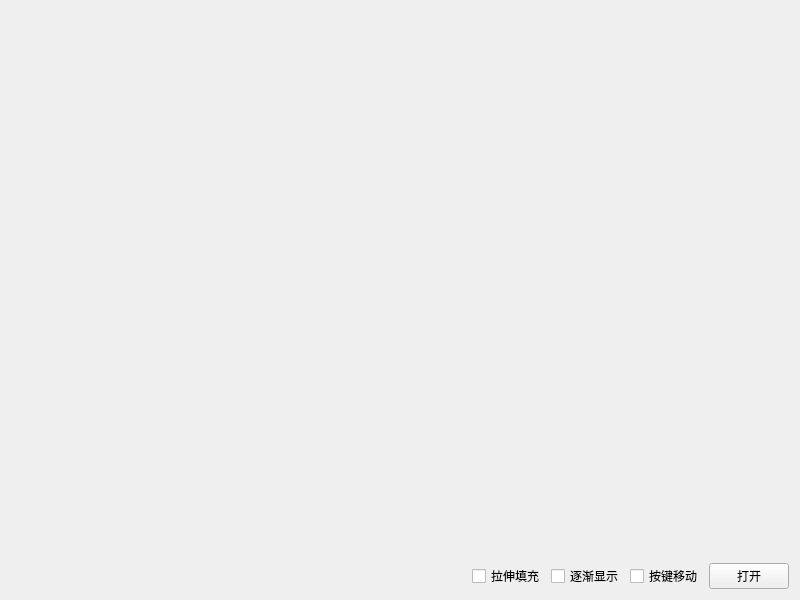
<?xml version="1.0" encoding="UTF-8"?>
<ui version="4.0">
 <class>frmImageView</class>
 <widget class="QWidget" name="frmImageView">
  <property name="geometry">
   <rect>
    <x>0</x>
    <y>0</y>
    <width>800</width>
    <height>600</height>
   </rect>
  </property>
  <layout class="QVBoxLayout" name="verticalLayout">
   <item>
    <widget class="ImageView" name="imageView">
     <property name="sizePolicy">
      <sizepolicy hsizetype="Preferred" vsizetype="Expanding">
       <horstretch>0</horstretch>
       <verstretch>0</verstretch>
      </sizepolicy>
     </property>
    </widget>
   </item>
   <item>
    <layout class="QHBoxLayout" name="horizontalLayout">
     <item>
      <widget class="QLabel" name="labPath">
       <property name="sizePolicy">
        <sizepolicy hsizetype="Expanding" vsizetype="Preferred">
         <horstretch>0</horstretch>
         <verstretch>0</verstretch>
        </sizepolicy>
       </property>
       <property name="text">
        <string/>
       </property>
      </widget>
     </item>
     <item>
      <widget class="QCheckBox" name="ckFill">
       <property name="text">
        <string>拉伸填充</string>
       </property>
      </widget>
     </item>
     <item>
      <widget class="QCheckBox" name="ckFade">
       <property name="text">
        <string>逐渐显示</string>
       </property>
      </widget>
     </item>
     <item>
      <widget class="QCheckBox" name="ckKeyMove">
       <property name="text">
        <string>按键移动</string>
       </property>
      </widget>
     </item>
     <item>
      <widget class="QPushButton" name="btnOpen">
       <property name="text">
        <string>打开</string>
       </property>
      </widget>
     </item>
    </layout>
   </item>
  </layout>
 </widget>
 <customwidgets>
  <customwidget>
   <class>ImageView</class>
   <extends>QWidget</extends>
   <header>imageview.h</header>
   <container>1</container>
  </customwidget>
 </customwidgets>
 <tabstops>
  <tabstop>ckFill</tabstop>
  <tabstop>ckFade</tabstop>
  <tabstop>ckKeyMove</tabstop>
  <tabstop>btnOpen</tabstop>
 </tabstops>
 <resources/>
 <connections/>
</ui>
